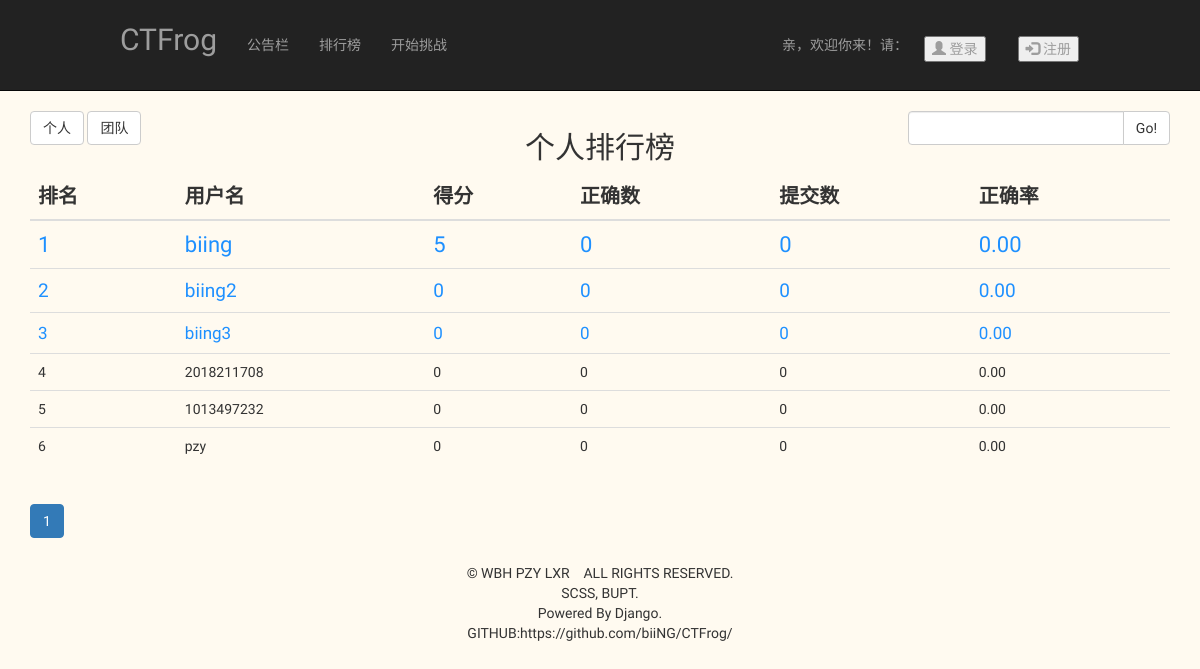
The app's page /rank/, older data.
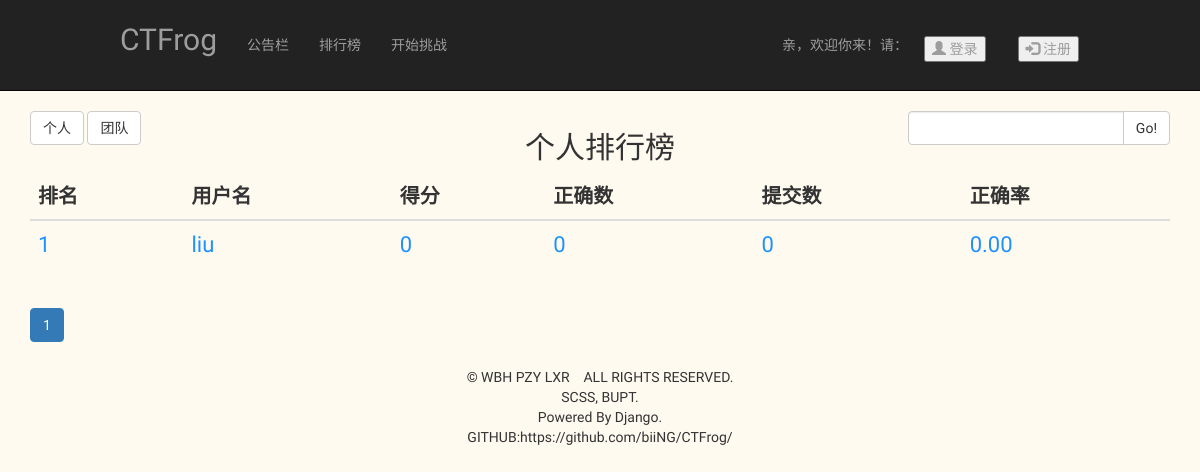
The same page, newer data.
### user/models.py (models this page shows, shortened)
class User(models.Model):
    gender = (
        ('male', '男'),
        ('famale', '女'),
    )
    name = models.CharField(max_length=128, unique=True)
    password = models.CharField(max_length=256)
    email = models.EmailField(unique=True)
    sex = models.CharField(max_length=32, choices=gender, default='男')
    submit_num = models.IntegerField(default=0)
    right_num = models.IntegerField(default=0)
    accuracy = models.DecimalField(default=0, max_digits=5, decimal_places=2)
    is_verified = models.BooleanField(default=False)
    creat_time = models.DateTimeField(auto_now_add=True)
    student_id = models.IntegerField(verbose_name='The student id of the user', null=False)
    real_name = models.CharField(max_length=10, null=False, default="default", verbose_name="The user's real_name")
    mark = models.IntegerField(default=0)
    team = models.ForeignKey(
        Team, on_delete=models.SET_NULL, blank=True, null=True, default=None)
    issuperuser = models.BooleanField(
        default=False, verbose_name='is it a team manager')
    class Meta:
        ordering = ["-creat_time"]  # 按时间降序
        verbose_name = "用户"  # 模型名称
        verbose_name_plural = "用户们"  # 模型复数名

### rank/views.py (the view)
# urls.py: path('',RankView.as_view(),name='index'),
class RankView(View):
    def get(self, request):
        ranktype = request.GET.get("type", None)
        keyword = request.GET.get("keyword", None)
        if ranktype == None:
            ranktype = "person"
        page = request.GET.get('page')
        page_size = request.GET.get('page_size')
        if not page:
            page = 1
        if not page_size:
            page_size = 15
        page = int(page)
        ranktype = ranktype.strip()
        if ranktype == "team":
            all_data = Team.objects.all()
            all_data = all_data.order_by("-score")  # 查询所有的数据
        else:
            all_data = User.objects.all()
            all_data = all_data.order_by("-mark")  # 查询所有的数据
        rank = 1
        if keyword != None and keyword != "":
            keyword = keyword.strip()
            resultlist = []
            for i in all_data:
                i.id = rank
                rank += 1
                if keyword in i.name:
                    resultlist.append(i)
            all_page = Paginator(resultlist, int(page_size))  # 将数据和单页条数放到Paginator里面
            data = all_page.page(page)  # 获取具体页的
            return render(request, 'rank/rank.html', locals())
        else:
            for i in all_data:
                i.id = rank
                rank += 1
            all_page = Paginator(all_data, int(page_size))  # 将数据和单页条数放到Paginator里面
            data = all_page.page(page)  # 获取具体页的
            return render(request, 'rank/rank.html', locals())

### rank/templates/rank/rank.html (shortened to what this page needs)
{% extends 'navigationbar.html' %}
{% block custombody %}
    <div class="container">
        <div class="row">
            <div class="col-sm-3">
                <div class="btn-group">
                    <a href="/rank?type=person">
                        <button type="button" class="btn btn-default">个人</button>
                    </a>
                    <a href="/rank?type=team">
                        <button type="button" class="btn btn-default">团队</button>
                    </a>
                </div>
            </div>
            <div class="col-sm-6" style="text-align: center"><h2>
                {% ifequal ranktype 'team' %}
                    团队排行榜
                {% else %}
                    个人排行榜
                {% endifequal %}
            </h2></div>
            <div class="col-sm-3">
                <form role="form" action="/rank" method="get">
                    <div class="input-group">
                        <input type="text" name="keyword" class="form-control">
                        <span class="input-group-btn">
                        <button class="btn btn-default" type="submit">Go!</button>
                    </span>
                    </div>
                </form>
            </div>
        </div>
        <table class="table">
            {% ifequal ranktype "team" %}
                <thead>
                <tr>
                    <th>排名</th>
                    <th>团队名</th>
                    <th>总得分</th>
                </tr>
                </thead>
                <tbody>
                {% for foo in data.object_list %}
                    {% ifequal foo.id 1 %}
                        <tr style="color: DodgerBlue;font-size: 22px">
                            <td>{{ foo.id }}</td>
                            <td><a href="{% url 'user:just_look' foo.name%}">{{ foo.name }}</a></td>
                            <td>{{ foo.score }}</td>
                        </tr>
                    {% else %}
                        {% ifequal foo.id 2 %}
                            <tr style="color: DodgerBlue;font-size: 17px">
                                <td>{{ foo.id }}</td>
                                <td><a href="{% url 'user:just_look' foo.name%}">{{ foo.name }}</a></td>
                                <td>{{ foo.score }}</td>
                            </tr>
                        {% else %}
                            {% ifequal foo.id 3 %}
                                <tr style="color: DodgerBlue;font-size: 17px">
                                    <td>{{ foo.id }}</td>
                                    <td><a href="{% url 'user:just_look' foo.name%}">{{ foo.name }}</a></td>
                                    <td>{{ foo.score }}</td>
                                </tr>
                            {% else %}
                                <tr>
                                    <td>{{ foo.id }}</td>
                                    <td><a href="{% url 'user:just_look' foo.name%}">{{ foo.name }}</a></td>
                                    <td>{{ foo.score }}</td>
                                </tr>
                            {% endifequal %}
                        {% endifequal %}
                    {% endifequal %}
                {% endfor %}
                </tbody>
            {% else %}
                <thead>
                <tr style="font-size:20px">
                    <th>排名</th>
                    <th>用户名</th>
                    <th>得分</th>
                    <th>正确数</th>
                    <th>提交数</th>
                    <th>正确率</th>
                </tr>
                </thead>
                <tbody>
                {% for foo in data.object_list %}
                    {% ifequal foo.id 1 %}
                        <tr style="color: DodgerBlue;font-size: 22px">
                            <td>{{ foo.id }}</td>
                            <td><a href="{% url 'user:profile' foo.name %}">{{ foo.name }}</a></td>
                            <td>{{ foo.mark }}</td>
                            <td>{{ foo.right_num }}</td>
                            <td>{{ foo.submit_num }}</td>
                            <td>{{ foo.accuracy }}</td>
                        </tr>
                    {% else %}
                        {% ifequal foo.id 2 %}
                            <tr style="color: DodgerBlue;font-size: 19px">
                                <td>{{ foo.id }}</td>
                                <td><a href="{% url 'user:profile' foo.name %}">{{ foo.name }}</a></td>
                                <td>{{ foo.mark }}</td>
                                <td>{{ foo.right_num }}</td>
                                <td>{{ foo.submit_num }}</td>
                                <td>{{ foo.accuracy }}</td>
                            </tr>
                        {% else %}
                            {% ifequal foo.id 3 %}
                                <tr style="color: DodgerBlue;font-size: 17px">
                                    <td>{{ foo.id }}</td>
                                    <td><a href="{% url 'user:profile' foo.name %}">{{ foo.name }}</a></td>
                                    <td>{{ foo.mark }}</td>
                                    <td>{{ foo.right_num }}</td>
                                    <td>{{ foo.submit_num }}</td>
                                    <td>{{ foo.accuracy }}</td>
                                </tr>
                            {% else %}
                                <tr>
                                    <td>{{ foo.id }}</td>
                                    <td><a href="{% url 'user:profile' foo.name %}">{{ foo.name }}</a></td>
                                    <td>{{ foo.mark }}</td>
                                    <td>{{ foo.right_num }}</td>
                                    <td>{{ foo.submit_num }}</td>
                                    <td>{{ foo.accuracy }}</td>
                                </tr>
                            {% endifequal %}
                        {% endifequal %}
                    {% endifequal %}
                {% endfor %}
                </tbody>
            {% endifequal %}
        </table>
        <ul class="pagination">
            {% for foo in all_page.page_range %}
                {% ifequal foo data.number %}
                    <li class="active"><a href="#">{{ foo }}</a></li>
                {% else %}
                    <li><a href="/rank?page={{ foo }}{% if keyword %}
                &keyword={{ keyword }}
                {% endif %}{% if ranktype %}
                &type={{ ranktype }}
                {% endif %}">{{ foo }}</a></li>
                {% endifequal %}
            {% endfor %}
        </ul>
    </div>
{% endblock %}

### templates/navigationbar.html (shortened to what this page needs)
{% load staticfiles %}
<!DOCTYPE html>
<html lang="zh">
<head>
    <link rel="stylesheet" type="text/css" href="{% static 'bootstrap/css/bootstrap.min.css' %}">
    <link rel="stylesheet" type="text/css" href="{% static 'css/navi-bar.css' %}">
</head>
<body>
<nav class="navbar navbar-default navbar-static-top navbar-inverse " role="navigation">
    <div class="container-fluid">
        <div class="navbar-header">
            <a class="navbar-brand" style="font-size: 30px;line-height:10px" href="/home/">CTFrog</a>
        </div>
        <div>
            <ul class="nav navbar-nav navbar-collapse">
                <li><a href="/announcement/">公告栏</a></li>
                <li><a href="/rank/">排行榜</a></li>
                <li><a href="/challenge/">开始挑战</a></li>
            </ul>
        </div>
        <div>
            <ul style="height: 50px;line-height:50px" class="nav navbar-nav navbar-right">
                {% if not request.session.is_login %}
                    <li style="color: #9d9d9d">亲，欢迎你来！请：
                    </li>
                    <li><a href="{% url 'user:login' %}" class="btn btn-link ">
                        <button type="button"><span class="glyphicon glyphicon-user"></span>&nbsp;登录</button>
                    </a></li>
                    <li><a href="{% url 'user:register' %}" class="btn btn-link ">
                        <button type="button"><span class="glyphicon glyphicon-log-in"></span>&nbsp;注册</button>
                    </a></li>
                {% endif %}
            </ul>
        </div>
    </div>
</nav>
{% block custombody %}
{% endblock %}
<footer style="text-align:center;">
    © WBH PZY LXR &nbsp;&nbsp; ALL RIGHTS RESERVED.<br/>
    SCSS, BUPT.<br/>
    Powered By Django.<br/>
    GITHUB:https://github.com/biiNG/CTFrog/
</footer>
</body>
</html>

### static/css/navi-bar.css (style rules this page uses)
body { background: linear-gradient(#fffaf0, #fffaf0); font-family:"Ubuntu","Lucida Sans Unicode", "Lucida Grande", sans-serif; }
a { text-decoration: none; color: inherit; }
.container-fluid { margin-right: auto; margin-left: auto; padding: 20px 120px 20px; }

Row changes from the older to the newer data that the page shows:
removed User: id "2", name "biing2", mark "0", right_num "0", submit_num "0", accuracy "0.00"
removed User: id "3", name "biing3", mark "0", right_num "0", submit_num "0", accuracy "0.00"
removed User: id "4", name "2018211708", mark "0", right_num "0", submit_num "0", accuracy "0.00"
removed User: id "5", name "1013497232", mark "0", right_num "0", submit_num "0", accuracy "0.00"
removed User: id "6", name "pzy", mark "0", right_num "0", submit_num "0", accuracy "0.00"
Text that changed along with them:
{{ foo.name }}: "biing" → "liu"
{{ foo.mark }}: "5" → "0"
